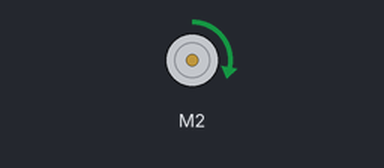
Simulated run of this sketch. Board: Arduino Uno, built with avr-gcc and run on an emulated ATmega328P. Parts: DC motor (green arrow = forward, orange = backward, longer = faster).

Above: at 0.6 s.
At 3.0 s:
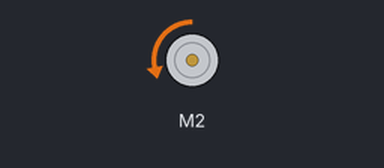
At 4.2 s:
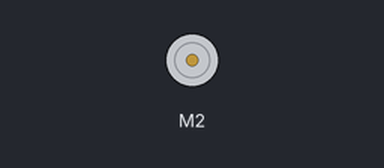
Timing chart, 0 to 6.2 s (numbered marks = the images above):
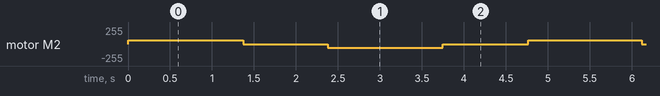

The sketch:

StepperMotor.ino
```cpp
#include <Wire.h>
#include <Adafruit_MotorShield.h>
#include "utility/Adafruit_MS_PWMServoDriver.h"

Adafruit_MotorShield AFMS = Adafruit_MotorShield();
Adafruit_DCMotor *stepMotor = AFMS.getMotor(2);

boolean shouldPullLeaves = false;

void setup() {
  AFMS.begin();
  Serial.begin(9600);
  stepMotor->setSpeed(55); // Speed at 55 requires 1350 ms for 1 revolution
  shouldPullLeaves = true;
}

void loop() {
  if (shouldPullLeaves) {
    pullLeaves(1350);
  } else {
    delay(1000);
    shouldPullLeaves = true;
  }

  // Simulate other commands
  delay(10);
}

void pullLeaves(float angle) {
  if (!shouldPullLeaves) {
    return;
  }
  // static variables only exist in this func
  static float accum_time;
  static float prev_time;
  static float pulling_time;
  static float break_time;
  static float error_time;

  accum_time += prev_time == 0 ? 0 : millis() - prev_time; // Initialize accum_time
  prev_time = millis();
  if (accum_time < angle) {
    stepMotor->run(FORWARD); // Pulling in for 1300 ms
  } else if (accum_time < angle + 1000) {
    pulling_time = pulling_time == 0 ? accum_time : pulling_time; // Initialize pulling_time
    stepMotor->run(RELEASE); // Break for 1000 ms; otherwise the motor would not respond fast enough
  } else {
    break_time = break_time == 0 ? accum_time : break_time; // Initialize break_time
    if (accum_time < break_time + pulling_time + error_time) {
      stepMotor->run(BACKWARD); // Releasing for accum_time ms
    } else {
      stepMotor->run(RELEASE); // Done
      error_time += (break_time + pulling_time) - accum_time;
      accum_time = 0;
      prev_time = 0;
      pulling_time = 0;
      break_time = 0;
      shouldPullLeaves = false;
    }
  }
}
```

Measured:
- by itself, motor M2: repeats every 4.7 s: stopped 1.0 s, backward 55/255 1.4 s, stopped 1.0 s, forward 55/255 1.4 s
